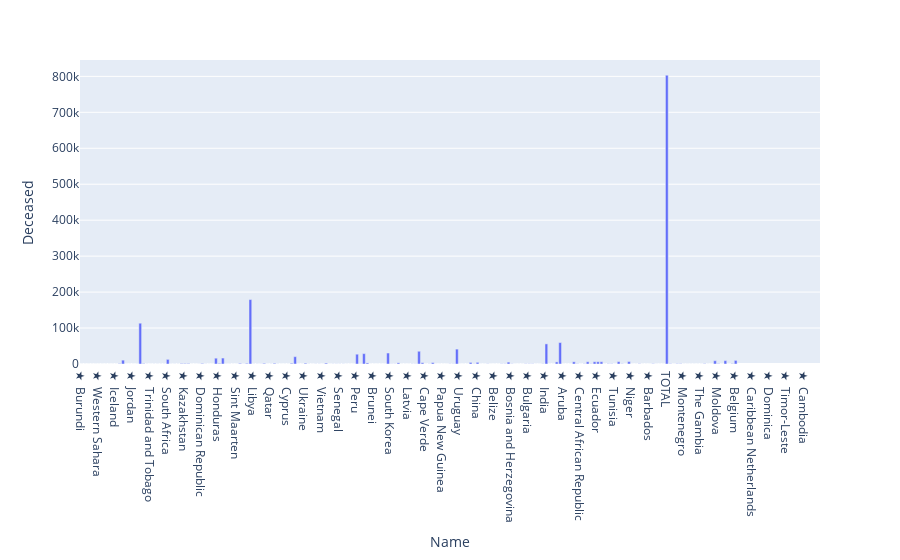

Notebook source saved alongside this figure:
### Markdown cell above
- Here the color of each bar corrosponds to how many people have died.
 - We cannot make out which country has most number of deceased people in a descending order.

### Code cell
# lets visualize world_df based on death poll for top 20 countries.

world_fig = px.bar(world_df.sort_values('Deceased'), x = 'Name', y = 'Deceased')
world_fig.show()

### Figure 1 — Plotly figure (JSON) as saved in the notebook; plotly's stock layout.template omitted (floating-point values rounded to 4 significant figures; data arrays with more than 128 entries replaced by an {"elided": "..."} marker saying what was removed)
{"data": [{"alignmentgroup": "True", "hovertemplate": "Name=%{x}<br>Deceased=%{y}<extra></extra>", "legendgroup": "", "marker": {"color": "#636efa"}, "name": "", "offsetgroup": "", "orientation": "v", "showlegend": false, "textposition": "auto", "type": "bar", "x": {"elided": "215 str values"}, "xaxis": "x", "y": {"elided": "215 str values"}, "yaxis": "y"}], "layout": {"barmode": "relative", "legend": {"tracegroupgap": 0}, "margin": {"t": 60}, "xaxis": {"anchor": "y", "domain": [0, 1], "title": {"text": "Name"}}, "yaxis": {"anchor": "x", "domain": [0, 1], "title": {"text": "Deceased"}}}}
